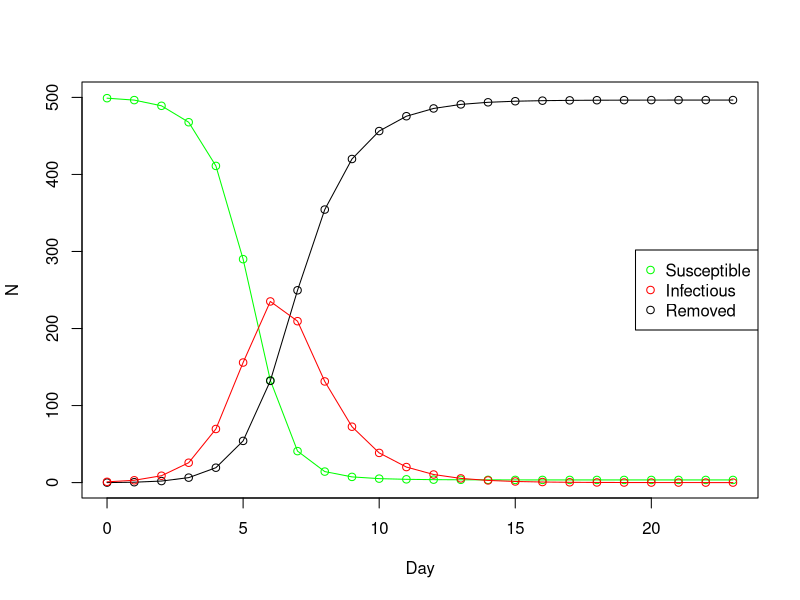
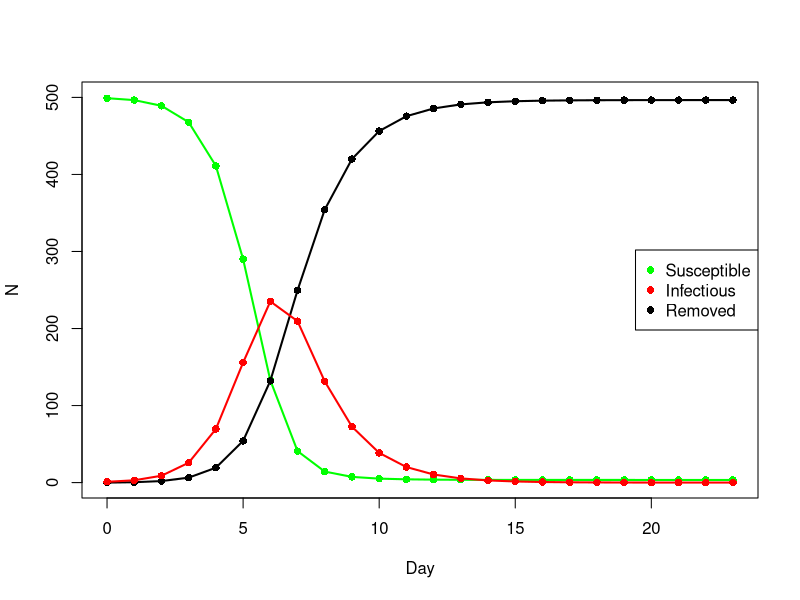
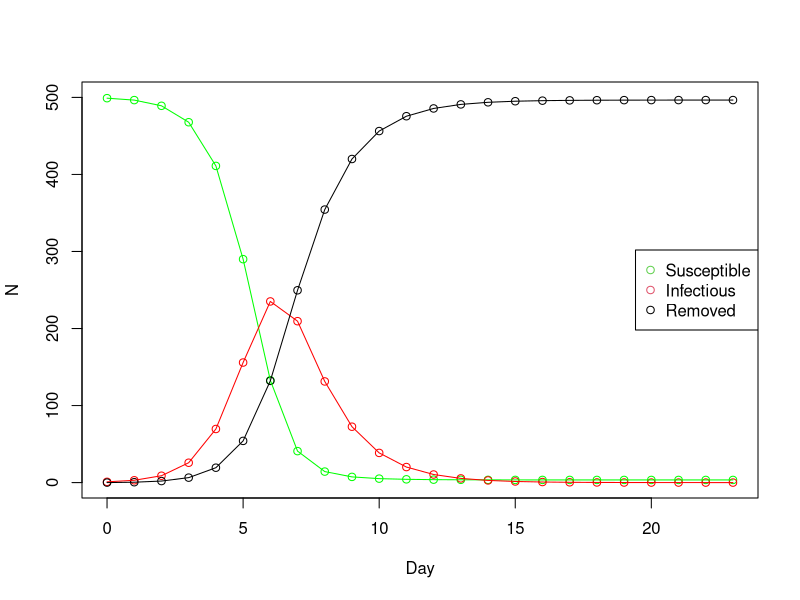

R code for these plots, in order:
# Brett Melbourne
# 2 Oct 2013
# brett.melbourne@colorado.edu

# Discrete time SIR model with mass action force of infection.
# Individuals become infected by other individuals with probability
# alpha, and recover with probability gamma (i.e. in average time 1/gamma).
# The deterministic model is:
#   S[t+1] <- S[t] - S[t]*(1-(1-alpha)^I[t])
#   I[t+1] <- I[t] + S[t]*(1-(1-alpha)^I[t]) - gamma*I[t]
#   R[t+1] <- R[t] + gamma*I[t]

# This version of the program uses counter controlled repetition. There
# are several advantages of this approach:
# 1) Entire storage vectors are initialized at once - no concatonation.
#    This is much faster, an issue for model fitting.
# 2) The equations read very naturally because of the indexing.


# Initialize parameters
alpha <- 0.005  #Probability that an infected individual infects another
gamma <- 0.5    #Probability of recovery (1/mean duration of illness)
P <- 500        #Total population size
I0 <- 1         #Number of initially infected individuals
maxt <- 23      #Maximum time to run the simulation

# Initialize storage and variables
S <- rep(NA,maxt+1)   #make sure you think about why we need to +1 here
I <- rep(NA,maxt+1)   #to prevent "off-by-1" error
R <- rep(NA,maxt+1)
S[1] <- P - I0
I[1] <- I0
R[1] <- 0

# Run the model (step through time)
for ( t in 1:maxt ) {
    S[t+1] <- S[t] - S[t] * ( 1 - (1-alpha)^I[t] )
    I[t+1] <- I[t] + S[t] * ( 1 - (1-alpha)^I[t] ) - gamma * I[t]
    R[t+1] <- R[t] + gamma * I[t]
}

# Plot the variables through time
# This is an illustration of some of R's graphing functions
# See also R_quick_reference.txt - PLOTTING
days <- 0:t    #nb the object t still exists after exiting the for loop
plot(NA,NA,type="n",xlim=c(0,maxt),ylim=c(0,P),xlab="Day",ylab="N")
lines(days,S,col="green")
points(days,S,col="green")
lines(days,R,col="black")
points(days,R,col="black")
lines(days,I,col="red")
points(days,I,col="red")
legend("right", c("Susceptible","Infectious","Removed"),pch=1,
       col=c("green","red","black"))


# We could replot this with different options for line width and
# symbol fills (nb I prefer the version above; below is just for
# illustration).
#windows() #Start a new device on Windows (not necessary in Rstudio)
#quartz() #Start a new device in Mac
#this step below just sets up the empty box, label, axes
plot(NA,NA,type="n",xlim=c(0,maxt),ylim=c(0,P),xlab="Day",ylab="N")
lines(days,S,col="green",lwd=2)   #just plots the green line
points(days,S,col="green",lwd=2,pch=16)  #just plots the points
lines(days,R,col="black",lwd=2,pch=16)
points(days,R,col="black",lwd=2,pch=16)
lines(days,I,col="red",lwd=2,pch=16)
points(days,I,col="red",lwd=2,pch=16)
legend("right", c("Susceptible","Infectious","Removed"),pch=rep(16,3),
       col=c("green","red","black"))   #ggplot will set up legend colors automatically


#Alternatively we could use matplot (plot columns of a matrix)
matplot(days,cbind(S,I,R),xlim=c(0,max(days)),ylim=c(0,P),
        xlab="Day",ylab="N",pch=1,col=c("green","red","black"))
matlines(days,cbind(S,I,R),col=c("green","red","black"),lty=1)
legend("right", c("Susceptible","Infectious","Removed"),pch=1,col=3:1)

